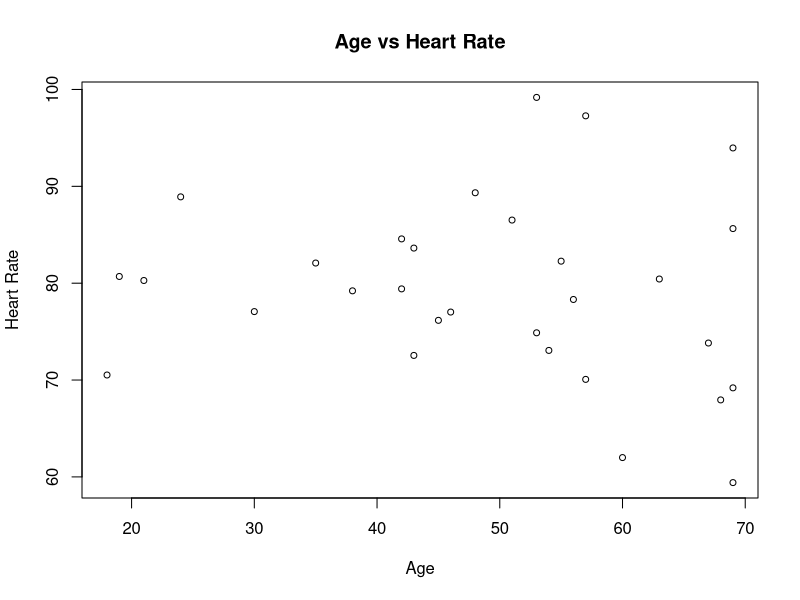
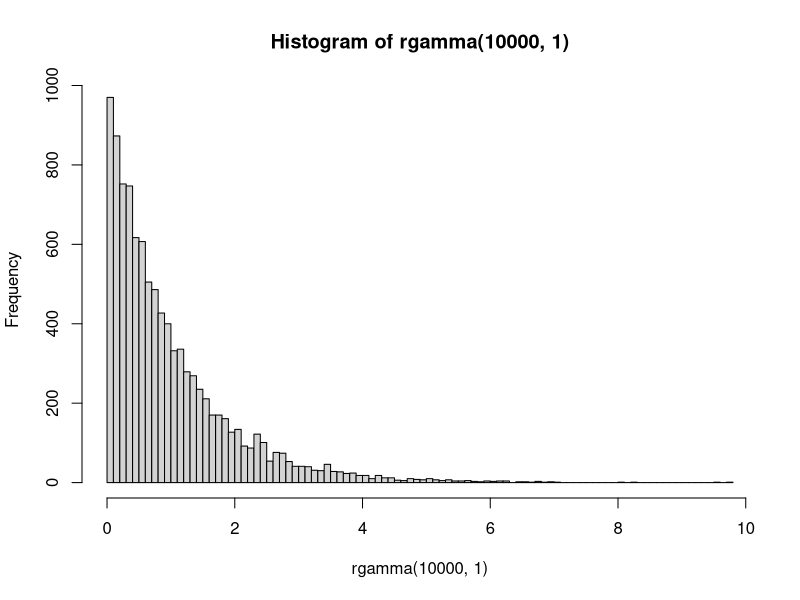
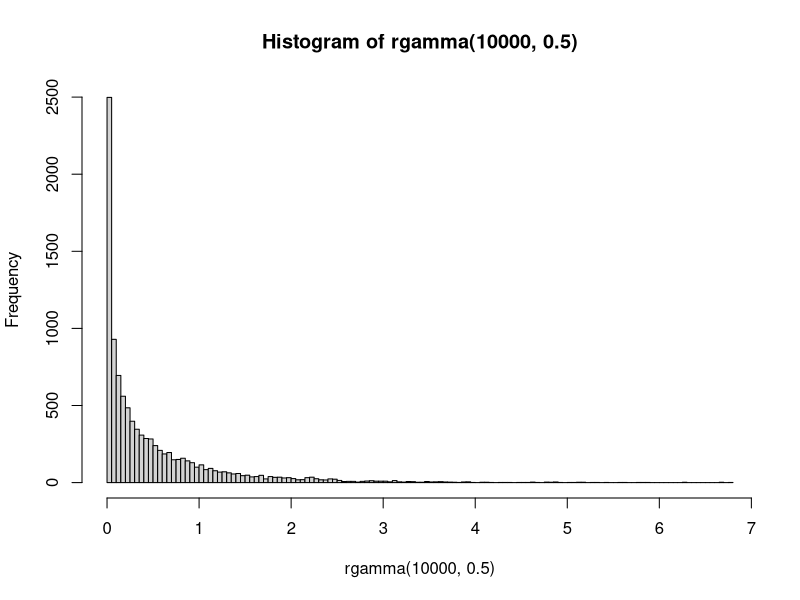
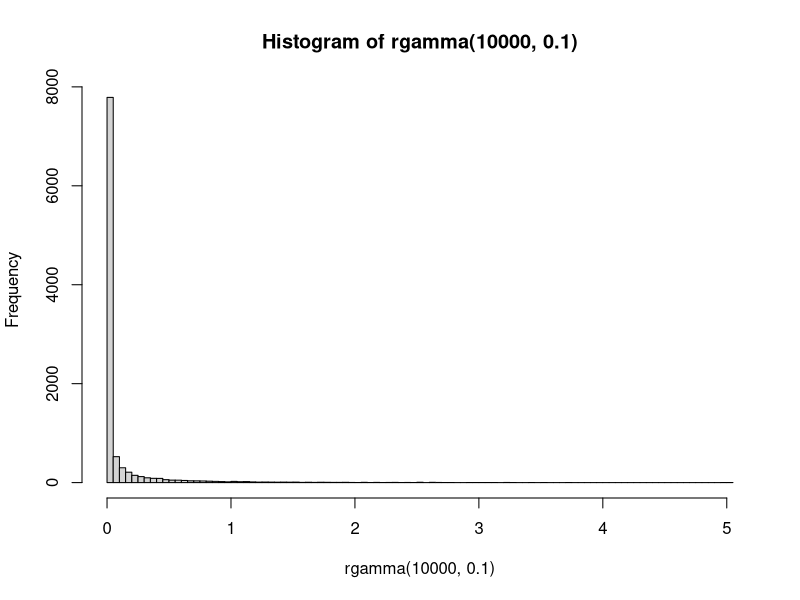

Source code (R) for these figures, in order:
## ---- chunk 1
knitr::opts_chunk$set(echo = TRUE)
## ---- chunk 2

n <- 30

coefs_age <- rep(0,1e4)

coefs_age2 <- rep(0,1e4)

pvalue <- numeric()
pvalue2 <- numeric()

for (i in 1:1e4) {
  
  Age <- round(runif(n,min=18,max=70))
  
  Age2 <- Age^2
  
  HR <- 94 - Age*0.5 + Age2*0.0035 + rnorm(n,sd=10)
  
  model <- lm(HR~Age+Age2)
  
  coefs_age[i] <- summary(model)$coefficients[2,1]
  
  coefs_age2[i] <- summary(model)$coefficients[3,1]
  
  pvalue[i] <- summary(model)$coefficients[2,4]
  pvalue2[i] <- summary(model)$coefficients[3,4]
  
}

## ---- chunk 3

mean(coefs_age)

mean(coefs_age2)

## ---- chunk 4

plot(Age, HR, main = "Age vs Heart Rate", ylab = "Heart Rate", xlab = "Age", cex = .8)


## ---- chunk 5


## ---- chunk 6


hist(rgamma(10000, 1), breaks = 100)

hist(rgamma(10000, .5), breaks = 100)

hist(rgamma(10000, .1), breaks = 100)


## ---- chunk 7

gamma_1 <- numeric()
gamma_2 <- numeric()


for (i in 1:1000) {
  
  gamma_1[i] <- mean(rgamma(30, 1))
  gamma_2[i] <- mean(rgamma(30, 1))
  
}

t.test(gamma_1,gamma_2)

